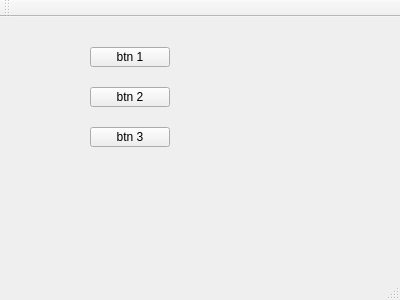
<?xml version="1.0" encoding="UTF-8"?>
<ui version="4.0">
 <class>MainWindow</class>
 <widget class="QMainWindow" name="MainWindow">
  <property name="geometry">
   <rect>
    <x>0</x>
    <y>0</y>
    <width>400</width>
    <height>300</height>
   </rect>
  </property>
  <property name="windowTitle">
   <string>MainWindow</string>
  </property>
  <widget class="QWidget" name="centralWidget">
   <widget class="QPushButton" name="pushButton1">
    <property name="geometry">
     <rect>
      <x>90</x>
      <y>30</y>
      <width>80</width>
      <height>20</height>
     </rect>
    </property>
    <property name="text">
     <string>btn 1</string>
    </property>
   </widget>
   <widget class="QPushButton" name="pushButton2">
    <property name="geometry">
     <rect>
      <x>90</x>
      <y>70</y>
      <width>80</width>
      <height>20</height>
     </rect>
    </property>
    <property name="text">
     <string>btn 2</string>
    </property>
   </widget>
   <widget class="QPushButton" name="pushButton3">
    <property name="geometry">
     <rect>
      <x>90</x>
      <y>110</y>
      <width>80</width>
      <height>20</height>
     </rect>
    </property>
    <property name="text">
     <string>btn 3</string>
    </property>
   </widget>
  </widget>
  <widget class="QMenuBar" name="menuBar">
   <property name="geometry">
    <rect>
     <x>0</x>
     <y>0</y>
     <width>400</width>
     <height>21</height>
    </rect>
   </property>
  </widget>
  <widget class="QToolBar" name="mainToolBar">
   <attribute name="toolBarArea">
    <enum>TopToolBarArea</enum>
   </attribute>
   <attribute name="toolBarBreak">
    <bool>false</bool>
   </attribute>
  </widget>
  <widget class="QStatusBar" name="statusBar"/>
 </widget>
 <layoutdefault spacing="6" margin="11"/>
 <resources/>
 <connections/>
</ui>
